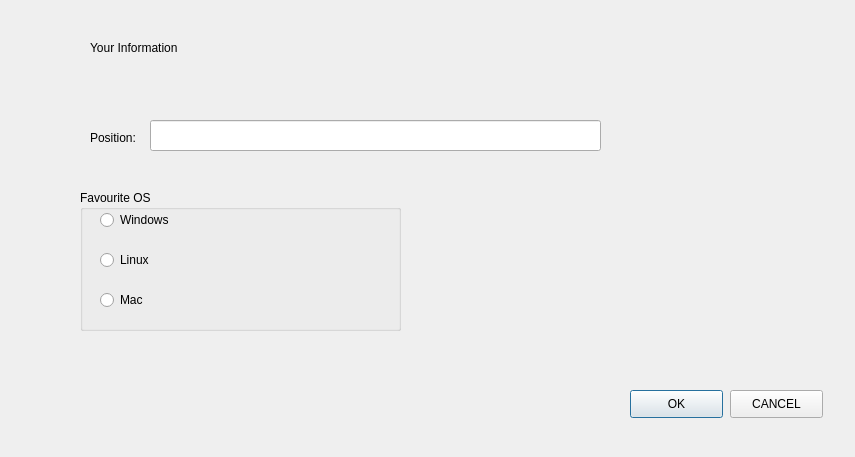
<?xml version="1.0" encoding="UTF-8"?>
<ui version="4.0">
 <class>InfoDialog</class>
 <widget class="QDialog" name="InfoDialog">
  <property name="geometry">
   <rect>
    <x>0</x>
    <y>0</y>
    <width>855</width>
    <height>457</height>
   </rect>
  </property>
  <property name="windowTitle">
   <string>Dialog</string>
  </property>
  <widget class="QLabel" name="label">
   <property name="geometry">
    <rect>
     <x>90</x>
     <y>40</y>
     <width>111</width>
     <height>16</height>
    </rect>
   </property>
   <property name="text">
    <string>Your Information</string>
   </property>
  </widget>
  <widget class="QLabel" name="label_2">
   <property name="geometry">
    <rect>
     <x>90</x>
     <y>130</y>
     <width>55</width>
     <height>16</height>
    </rect>
   </property>
   <property name="text">
    <string>Position:</string>
   </property>
  </widget>
  <widget class="QGroupBox" name="groupBox">
   <property name="geometry">
    <rect>
     <x>80</x>
     <y>190</y>
     <width>321</width>
     <height>141</height>
    </rect>
   </property>
   <property name="title">
    <string>Favourite OS</string>
   </property>
   <widget class="QRadioButton" name="win">
    <property name="geometry">
     <rect>
      <x>20</x>
      <y>20</y>
      <width>95</width>
      <height>20</height>
     </rect>
    </property>
    <property name="text">
     <string>Windows</string>
    </property>
   </widget>
   <widget class="QRadioButton" name="lin">
    <property name="geometry">
     <rect>
      <x>20</x>
      <y>60</y>
      <width>95</width>
      <height>20</height>
     </rect>
    </property>
    <property name="text">
     <string>Linux</string>
    </property>
   </widget>
   <widget class="QRadioButton" name="mac">
    <property name="geometry">
     <rect>
      <x>20</x>
      <y>100</y>
      <width>95</width>
      <height>20</height>
     </rect>
    </property>
    <property name="text">
     <string>Mac</string>
    </property>
   </widget>
  </widget>
  <widget class="QPushButton" name="pushButton">
   <property name="geometry">
    <rect>
     <x>630</x>
     <y>390</y>
     <width>93</width>
     <height>28</height>
    </rect>
   </property>
   <property name="text">
    <string>OK</string>
   </property>
  </widget>
  <widget class="QPushButton" name="pushButton_2">
   <property name="geometry">
    <rect>
     <x>730</x>
     <y>390</y>
     <width>93</width>
     <height>28</height>
    </rect>
   </property>
   <property name="text">
    <string>CANCEL</string>
   </property>
  </widget>
  <widget class="QLineEdit" name="lineEdit">
   <property name="geometry">
    <rect>
     <x>150</x>
     <y>120</y>
     <width>451</width>
     <height>31</height>
    </rect>
   </property>
  </widget>
 </widget>
 <resources/>
 <connections/>
</ui>
